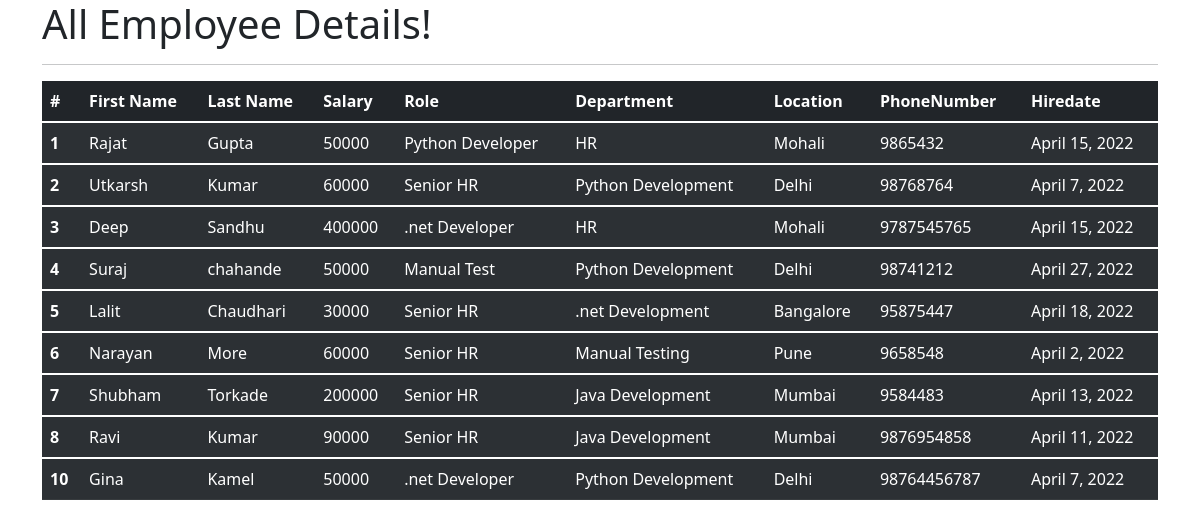
The app's page /all_emp with its own data.
### emp_app/models.py (models this page shows, shortened)
class Employee(models.Model):
    first_name = models.CharField(max_length=100, null=False)
    last_name = models.CharField(max_length=100)
    dept = models.ForeignKey(Department, on_delete = models.CASCADE)
    salary = models.IntegerField(default=0)
    role = models.ForeignKey(Role, on_delete = models.CASCADE)
    phone = models.IntegerField(default=0)
    hire_date = models.DateField()
    def __str__(self):
        return "%s %s %s" %(self.first_name, self.last_name, self.phone)

class Role(models.Model):
    name = models.CharField(max_length=100, null=False)

class Department(models.Model):
    name = models.CharField(max_length=100, null=False)
    location = models.CharField(max_length=100)

### emp_app/views.py (the view)
# urls.py: path('all_emp', views.all_emp, name = 'all_emp'),
def all_emp(request):
    emps = Employee.objects.all()
    context = {
        'emps' : emps
    }
    print(context)
    return render(request, 'view_all_emp.html', context)

### emp_app/templates/view_all_emp.html (shortened to what this page needs)
<!DOCTYPE html>
<html lang="en">
<head>
    <link href="https://cdn.jsdelivr.net/npm/bootstrap@5.1.3/dist/css/bootstrap.min.css" rel="stylesheet">
</head>
<body>
    <div class="container">
           <h1>All Employee Details!</h1>
       <hr>
       <table class="table table-dark table-striped">
        <thead>
          <tr>
            <th scope="col">#</th>
            <th scope="col">First Name</th>
            <th scope="col">Last Name</th>
            <th scope="col">Salary</th>
            <th scope="col">Role</th>
            <th scope="col">Department</th>
            <th scope="col">Location</th>
            <th scope="col">PhoneNumber</th>
            <th scope="col">Hiredate</th>
          </tr>
        </thead>
            {% for emp in emps %}
        <tbody>
          <tr>
            <th scope="row">{{emp.id}}</th>
            <td>{{emp.first_name}}</td>
            <td>{{emp.last_name}}</td>
            <td>{{emp.salary}}</td>
            <td>{{emp.role.name}}</td>
            <td>{{emp.dept.name}}</td>
            <td>{{emp.dept.location}}</td>
            <td>{{emp.phone}}</td>
            <td>{{emp.hire_date}}</td>
          </tr>
        </tbody>
                {% endfor %}
      </table>
    </div>
     </body>
   </html>

### records on screen
Employee: id "1", first_name "Rajat", last_name "Gupta", salary "50000", role.name "Python Developer", dept.name "HR", dept.location "Mohali", phone "9865432", hire_date "April 15, 2022"
Employee: id "2", first_name "Utkarsh", last_name "Kumar", salary "60000", role.name "Senior HR", dept.name "Python Development", dept.location "Delhi", phone "98768764", hire_date "April 7, 2022"
Employee: id "3", first_name "Deep", last_name "Sandhu", salary "400000", role.name ".net Developer", dept.name "HR", dept.location "Mohali", phone "9787545765", hire_date "April 15, 2022"
Employee: id "4", first_name "Suraj", last_name "chahande", salary "50000", role.name "Manual Test", dept.name "Python Development", dept.location "Delhi", phone "98741212", hire_date "April 27, 2022"
Employee: id "5", first_name "Lalit", last_name "Chaudhari", salary "30000", role.name "Senior HR", dept.name ".net Development", dept.location "Bangalore", phone "95875447", hire_date "April 18, 2022"
Employee: id "6", first_name "Narayan", last_name "More", salary "60000", role.name "Senior HR", dept.name "Manual Testing", dept.location "Pune", phone "9658548", hire_date "April 2, 2022"
Employee: id "7", first_name "Shubham", last_name "Torkade", salary "200000", role.name "Senior HR", dept.name "Java Development", dept.location "Mumbai", phone "9584483", hire_date "April 13, 2022"
Employee: id "8", first_name "Ravi", last_name "Kumar", salary "90000", role.name "Senior HR", dept.name "Java Development", dept.location "Mumbai", phone "9876954858", hire_date "April 11, 2022"
Employee: id "10", first_name "Gina", last_name "Kamel", salary "50000", role.name ".net Developer", dept.name "Python Development", dept.location "Delhi", phone "98764456787", hire_date "April 7, 2022"
